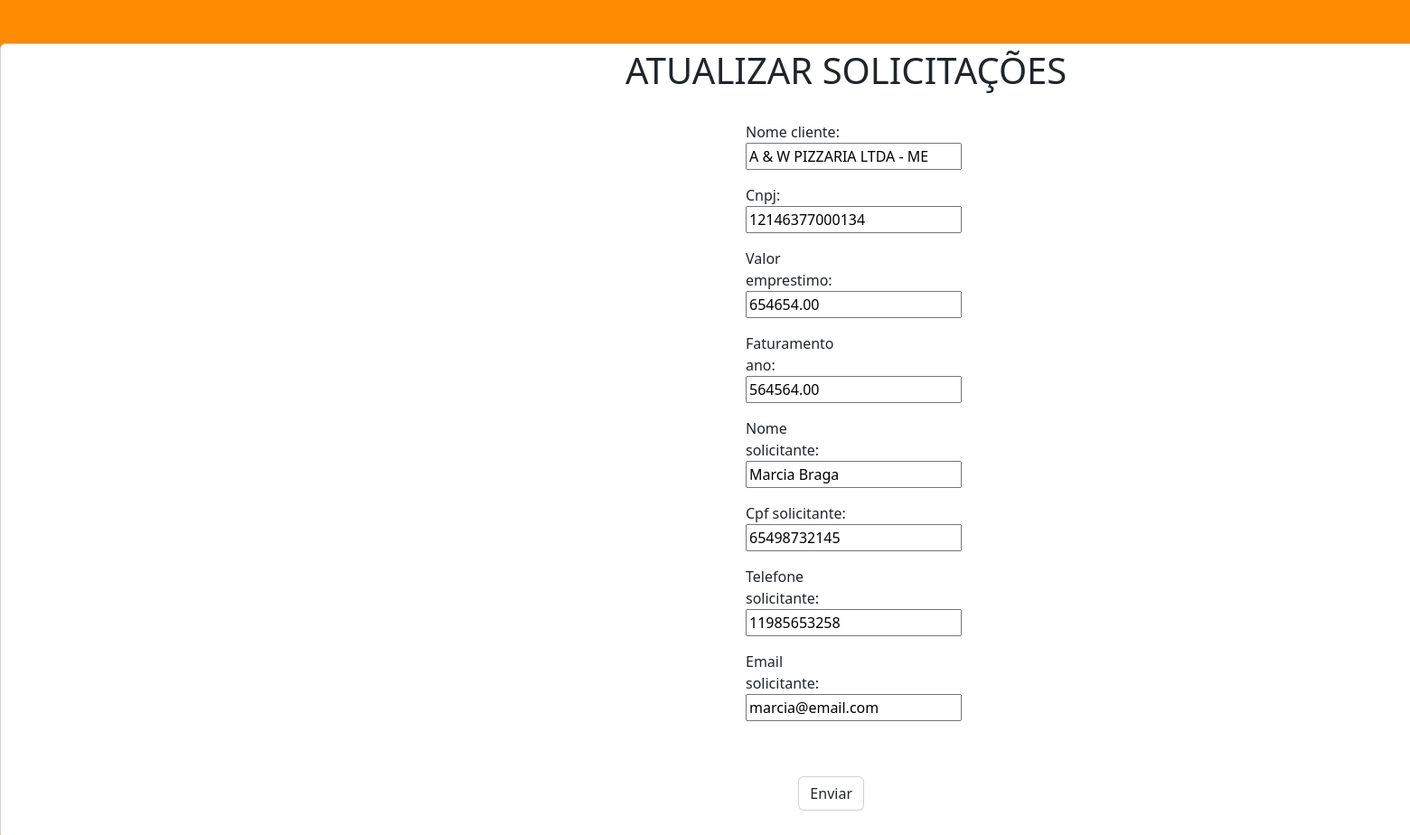
Screenshot of /atualiza/16 with the database file from the repository.
### solicitacoes_emprestimo/models.py (models this page shows, shortened)
class solicitacao(models.Model):
    nome_cliente = models.CharField(
        max_length=50, db_column='nome_cliente', blank=True, default=None, null=True)
    cnpj = models.CharField(max_length=14, db_column='cnpj',
                            blank=True, default=None, null=True, unique=True)
    valor_emprestimo = models.DecimalField(
        max_digits=10, decimal_places=2, db_column='valor_emprestimo', blank=True, default=None, null=True)
    faturamento_ano = models.DecimalField(
        max_digits=10, decimal_places=2, db_column='faturamento_ano', blank=True, default=None, null=True)
    nome_solicitante = models.CharField(
        max_length=50, db_column='nome_solicitante', blank=True, default=None, null=True)
    cpf_solicitante = models.CharField(
        max_length=11, db_column='cpf_solicitante', blank=True, default=None, null=True)
    telefone_solicitante = models.CharField(
        max_length=11, db_column='telefone_solicitante', blank=True, default=None, null=True)
    email_solicitante = models.CharField(
        max_length=70, db_column='email_solicitante', blank=True, default=None, null=True)
    data_solicitacao = models.DateTimeField(
        db_column='data_solicitacao', blank=True, default=timezone.now(), null=True)
    endereco_empresa = models.CharField(
        max_length=200, db_column='endereco_empresa', blank=True, default=None, null=True)
    class Meta:
        managed = True
        db_table = 'solitacao'
        verbose_name = 'solicitacao'
        verbose_name_plural = 'solicitacao'

### solicitacoes_emprestimo/views.py (the view)
# urls.py: path('atualiza/<int:pk>', UpdateSolicitacao.as_view(),
class UpdateSolicitacao(UpdateView):
    model = solicitacao
    template_name = 'pages/atualiza.html'
    fields = ['nome_cliente', 'cnpj', 'valor_emprestimo', 'faturamento_ano',
              'nome_solicitante', 'cpf_solicitante', 'telefone_solicitante', 'email_solicitante']
    success_url = reverse_lazy('solicitacoes_emprestimo:solicitacoes')

### solicitacoes_emprestimo/templates/pages/atualiza.html (shortened to what this page needs)
<!doctype html>
<html lang="en">
<head>
    <link href="https://cdn.jsdelivr.net/npm/bootstrap@5.3.0-alpha1/dist/css/bootstrap.min.css" rel="stylesheet"
>
</head>
<body style="background-color: #FF8C00">
    <main class="main-content position-relative border-radius-lg">
        <div class="card rounded shadow justify-content-center p-5 mt-3 mt-5"
            style="height: 880px; width: 1850px; margin: 0 auto;">
            <div class="row p-1 mt-5" style="margin-left: 480px; margin-bottom: 170px">
                <h1 class="text-dark mt-5" style="margin-left: 147px;"> ATUALIZAR SOLICITAÇÕES </h1>
                <div style="margin-left: 280px;">
                    <form method='POST' class="mt-4" style="margin-right: 300px">
                        {{form.as_p}}
                        <div class="row" style="margin: 0 auto">
                            <div class='col-1 d-flex justify-content-center align-items-center w-1'
                            style="margin-left: 55px; margin-top: 25px; height: 10px;">
                                <a class="text-decoration-none text-black"
                                    href="{% url 'solicitacoes_emprestimo:solicitacoes' %}">
                                    <button type="submit" class="btn card rounded" style="margin-top: 4.25rem"> Enviar
                                    </button></a>
                            </div>
                        </div>
                    </form>
                </div>
            </div>
        </div>
    </main>
</body>
</html>

### rows the page displays
solicitacao: nome_cliente "A & W PIZZARIA LTDA - ME", cnpj "12146377000134", valor_emprestimo "654654.00", faturamento_ano "564564.00", nome_solicitante "Marcia Braga", cpf_solicitante "65498732145", telefone_solicitante "11985653258", email_solicitante "marcia@email.com"
